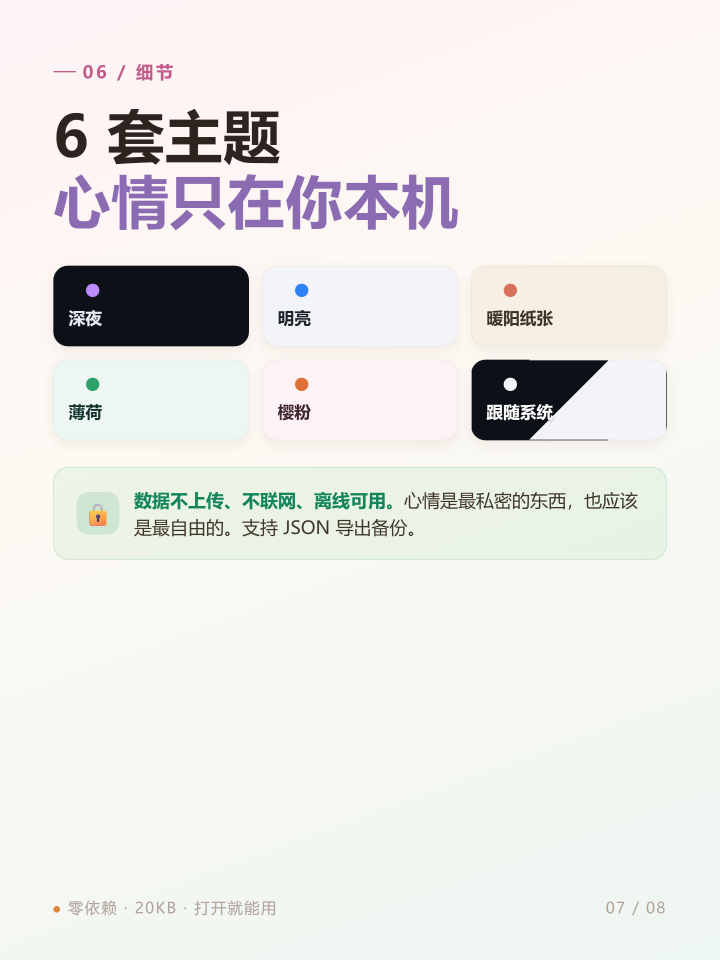
#> input picture vibetool/mood-diary/xiaohongshu/图文版/07-主题与隐私.png, 2160 x 2880 px, given in place of _full.png, which was not available (shown at 1/3 size)
$ python capture.py
#> lines starting #> are read from the running program, lines starting #| are printed output that depends on the picture; pictures that were not available may be replaced by others from this repository, and a replacement may not be noted
# -*- coding: utf-8 -*-
"""用 Edge headless 截全页，再切成 8 张 2160x2880 的配图。"""
import subprocess, pathlib
from PIL import Image

HERE = pathlib.Path(__file__).resolve().parent
HTML = HERE / "slides.html"
FULL = HERE / "_full.png"
EDGE = r"C:\Program Files (x86)\Microsoft\Edge\Application\msedge.exe"

VIEW_W, VIEW_H = 1080, 1440 * 8
DPR = 2

cmd = [
    EDGE,
    "--headless=new", "--disable-gpu", "--hide-scrollbars",
    "--force-device-scale-factor=%d" % DPR,
    "--window-size=%d,%d" % (VIEW_W, VIEW_H),
    "--default-background-color=FFFFFFFF",
    "--screenshot=" + str(FULL),
    "file:///" + str(HTML).replace("\\", "/"),
]
print(">>", " ".join(cmd))
subprocess.run(cmd, check=True, timeout=120)
#> (this line was passed over: subprocess is not available in this run)

img = Image.open(FULL)
#> img is the input picture: PIL image 2160x2880 RGB; mean R, G, B 233.6, 233, 229.7
print("full size:", img.size)
#| full size: (2160, 2880)
W, H = img.size
#> W = 2160; H = 2880
SH = H // 8
#> SH = 360

names = [
    "01-封面.png",
    "02-为什么做.png",
    "03-灵感来源.png",
    "04-六种心情.png",
    "05-心情日历.png",
    "06-本月心情与统计.png",
    "07-主题与隐私.png",
    "08-收尾.png",
]
for i, name in enumerate(names):
    crop = img.crop((0, i * SH, W, (i + 1) * SH))
    out = HERE / name
    crop.save(out, "PNG", optimize=True)
    print("saved", out.name, crop.size)
#> this loop made 8 passes
#> pass 1, `crop = img.crop((0, i * SH, W, (i + 1) * SH))`:
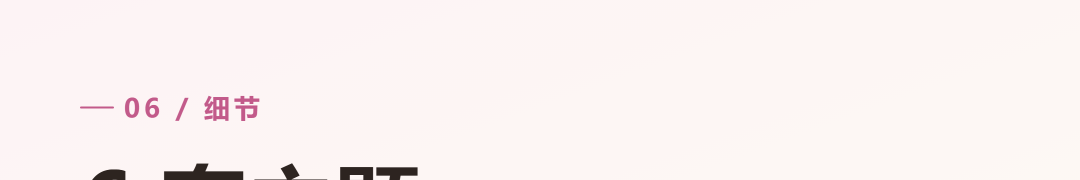
#> crop: PIL image 2160x360 RGB (shown at 1/2 size); mean R, G, B 250.5, 242.2, 241.4
#> pass 2, `crop = img.crop((0, i * SH, W, (i + 1) * SH))`:
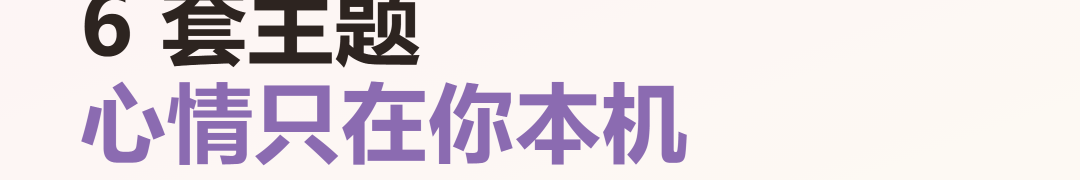
#> crop: PIL image 2160x360 RGB (shown at 1/2 size); mean R, G, B 227.4, 218.1, 223.5
#> pass 3, `crop = img.crop((0, i * SH, W, (i + 1) * SH))`:
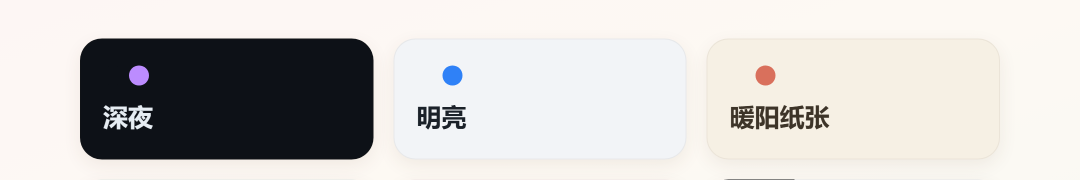
#> crop: PIL image 2160x360 RGB (shown at 1/2 size); mean R, G, B 204.1, 201.7, 199.3
#> after the loop:
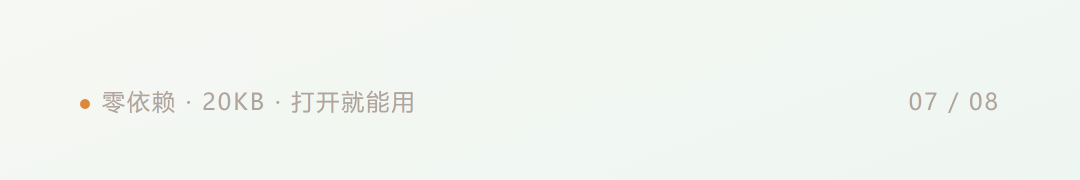
#> crop: PIL image 2160x360 RGB (shown at 1/2 size); mean R, G, B 241.1, 245.8, 241.2

FULL.unlink()
print("done")

$ run again, on vibetool/mood-diary/xiaohongshu/图文版/08-收尾.png
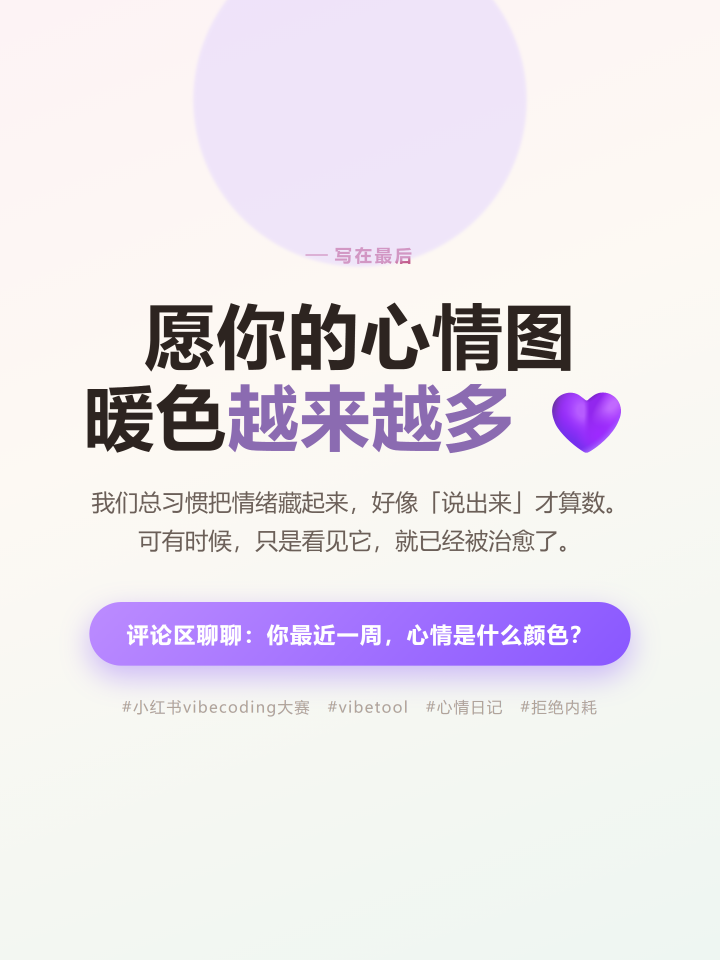
#> input picture vibetool/mood-diary/xiaohongshu/图文版/08-收尾.png, 2160 x 2880 px, given in place of _full.png, which was not available (shown at 1/3 size)
#> img is the input picture: PIL image 2160x2880 RGB; mean R, G, B 233.6, 228, 235.2
#| full size: (2160, 2880)
#> the loop `for i, name in enumerate(names):` made 8 passes
#> pass 1, `crop = img.crop((0, i * SH, W, (i + 1) * SH))`:
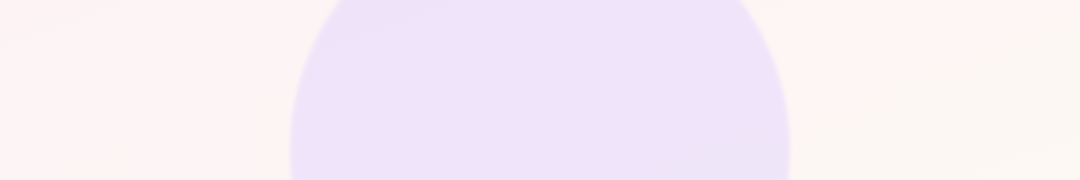
#> crop: PIL image 2160x360 RGB (shown at 1/2 size); mean R, G, B 246.9, 237.7, 246.4
#> pass 3, `crop = img.crop((0, i * SH, W, (i + 1) * SH))`:
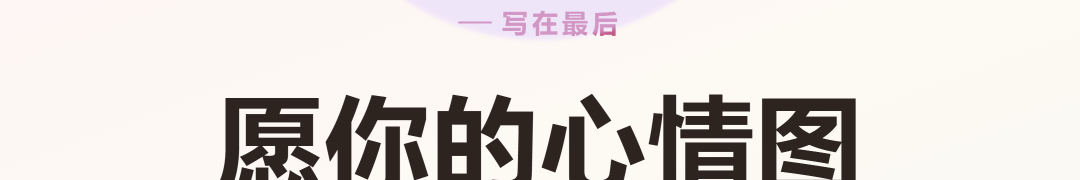
#> crop: PIL image 2160x360 RGB (shown at 1/2 size); mean R, G, B 220.8, 214.8, 211.3
